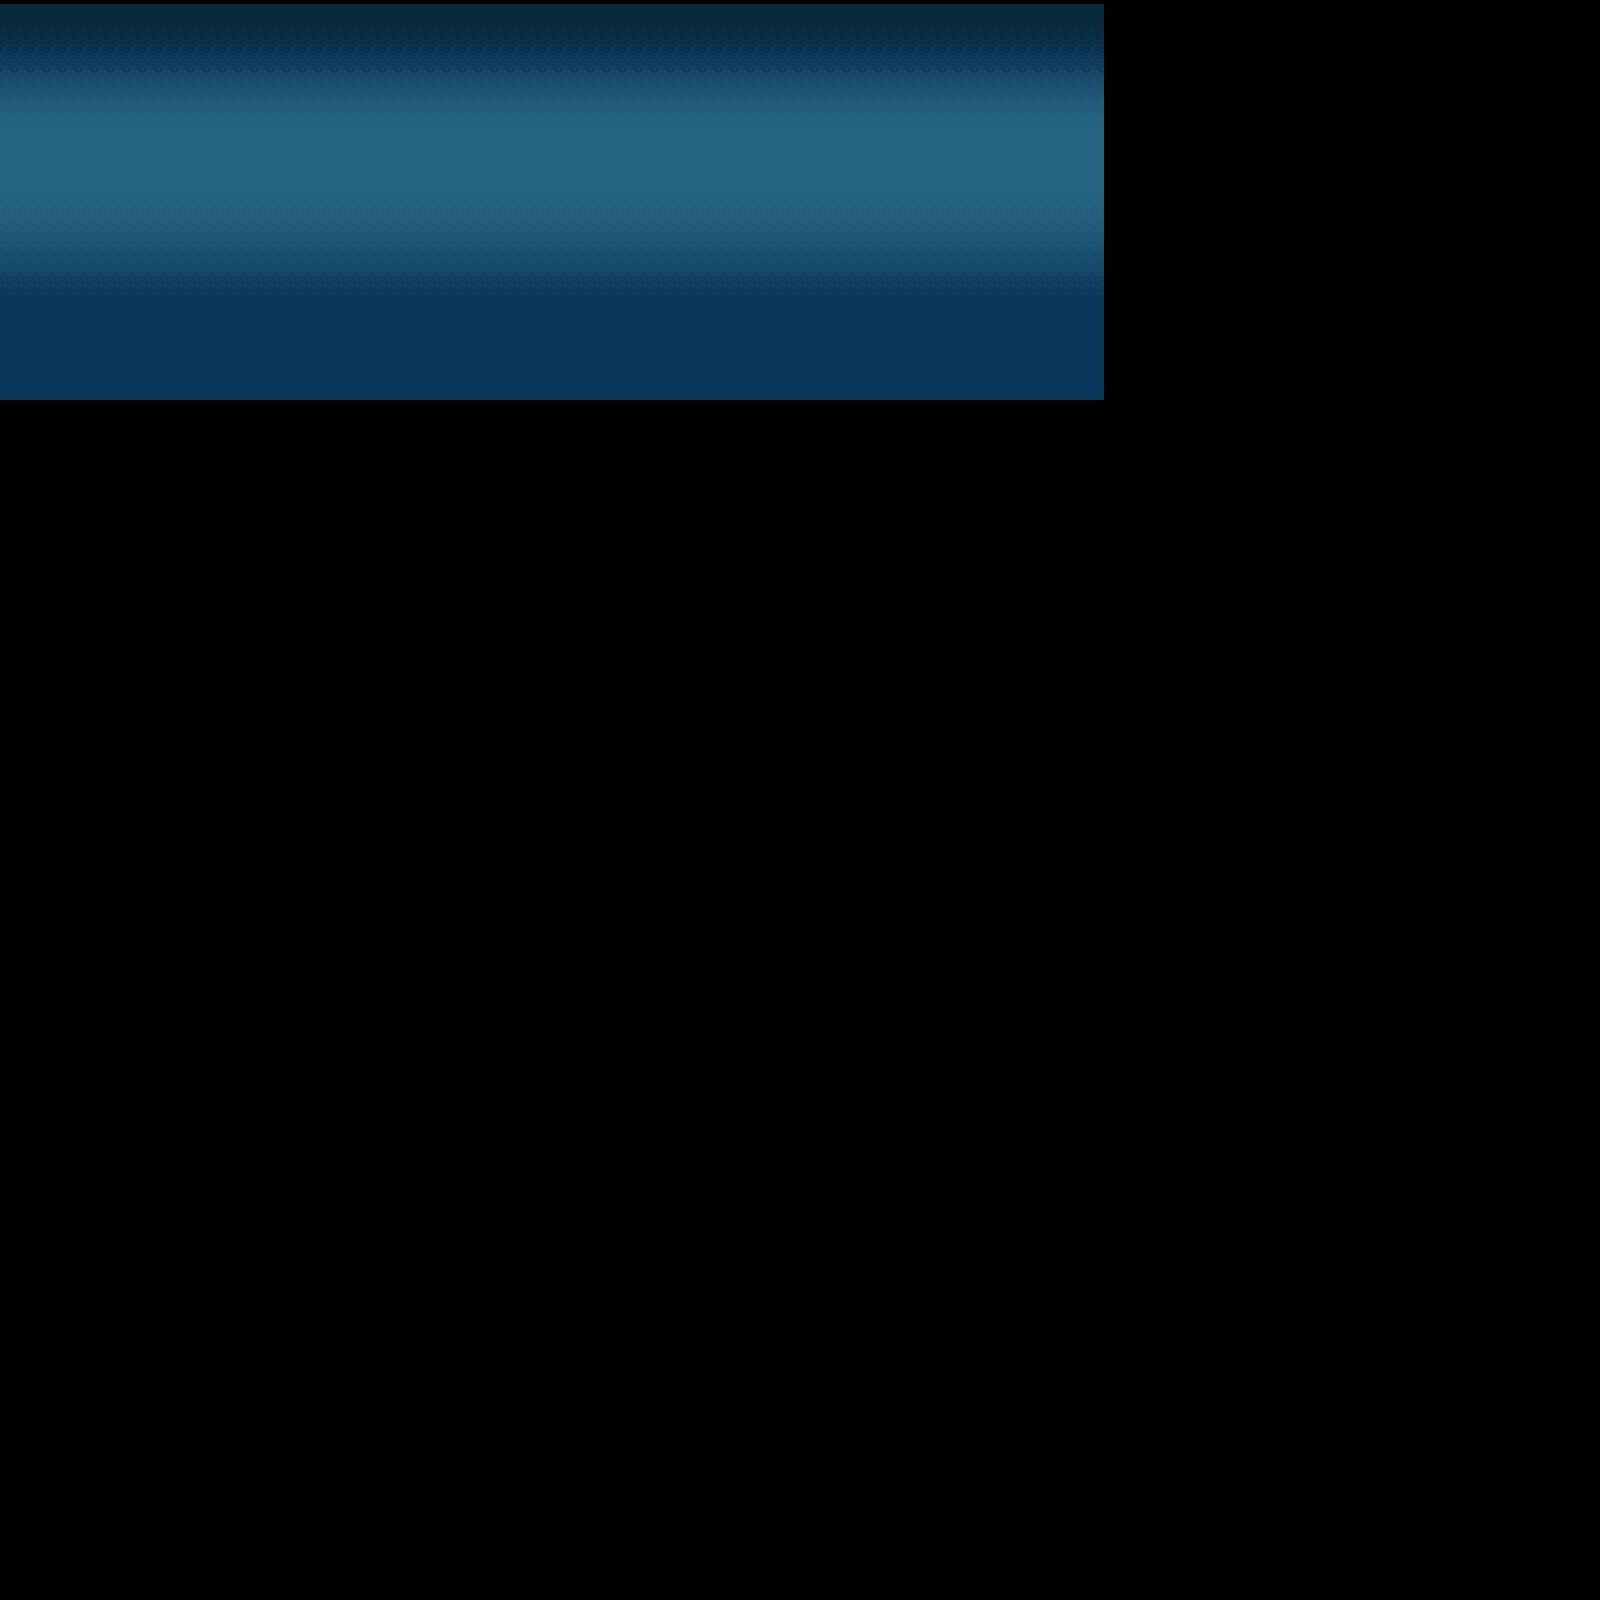

Tiled map render using the project's own tile images. Description and the map definition, with tile-layer contents summarised, below:
An orthogonal 100x100 tile map with 16x16 px tiles, 1 tile layer (Tile Layer 2), 1 hidden layer not drawn.

<map version="1.2" tiledversion="1.2.4" orientation="orthogonal" renderorder="right-down" width="100" height="100" tilewidth="16" tileheight="16" infinite="0" nextlayerid="4" nextobjectid="1">
 <tileset firstgid="1" name="cave_tileset" tilewidth="16" tileheight="16" tilecount="1855" columns="35">
  <image source="cave_tileset.png" width="564" height="856" />
 </tileset>
 <layer id="3" name="Tile Layer 2" width="100" height="100">
  <data>[10000 cells, 1725 non-empty, 459 distinct tile ids]</data>
 </layer>
 <layer id="1" name="Tile Layer 1" width="100" height="100" visible="0">
  <data>[10000 cells, 1683 non-empty, 474 distinct tile ids]</data>
 </layer>
</map>
